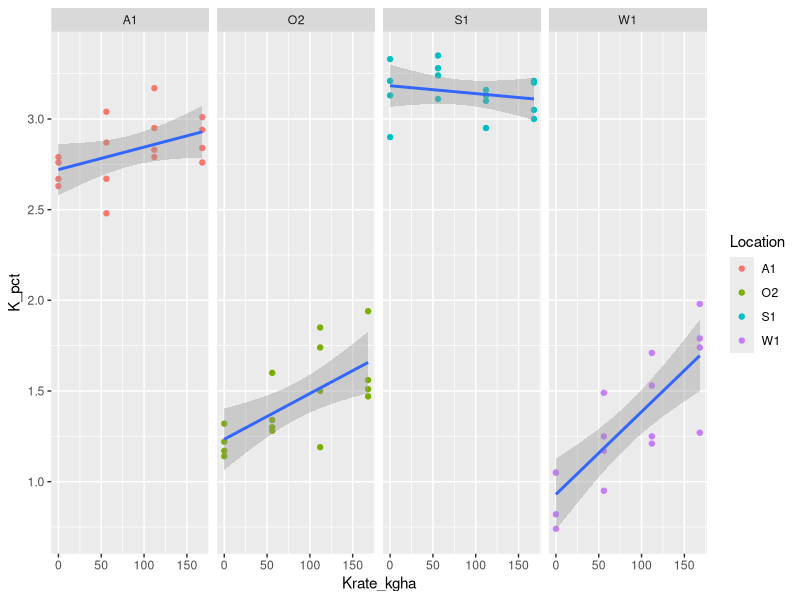
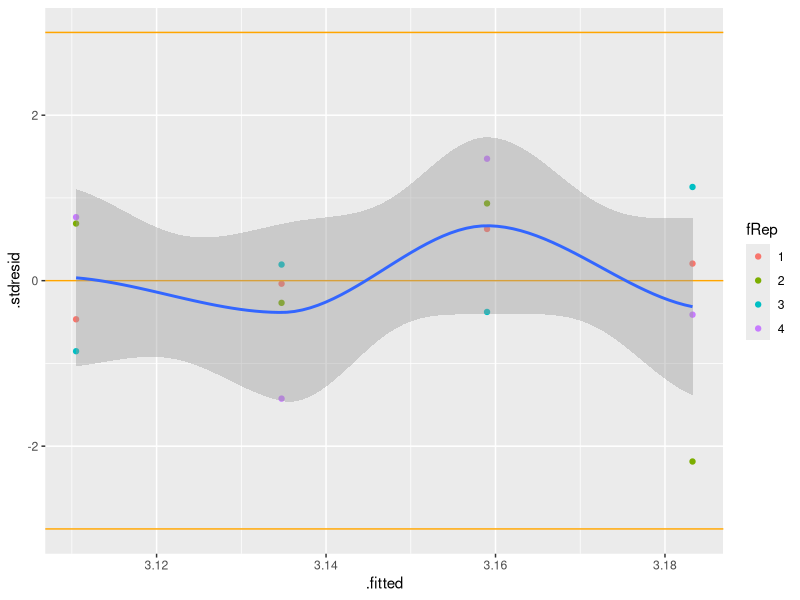
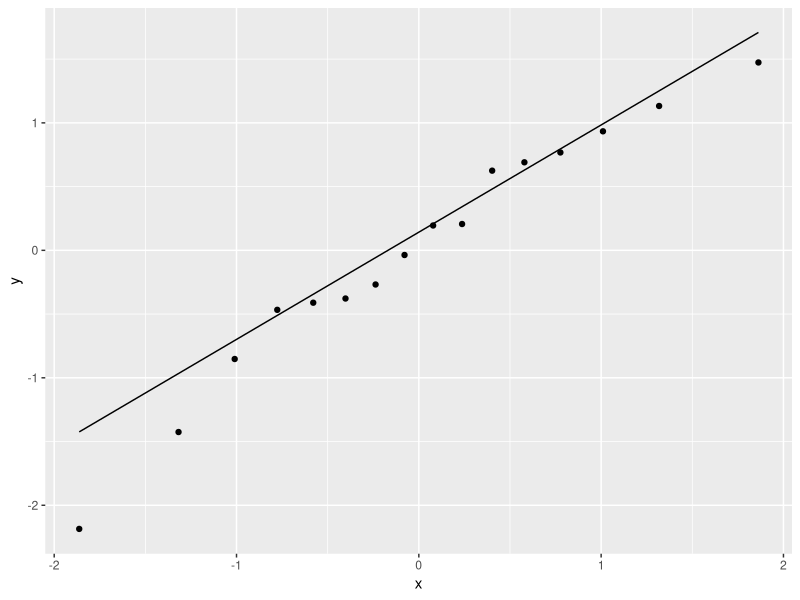
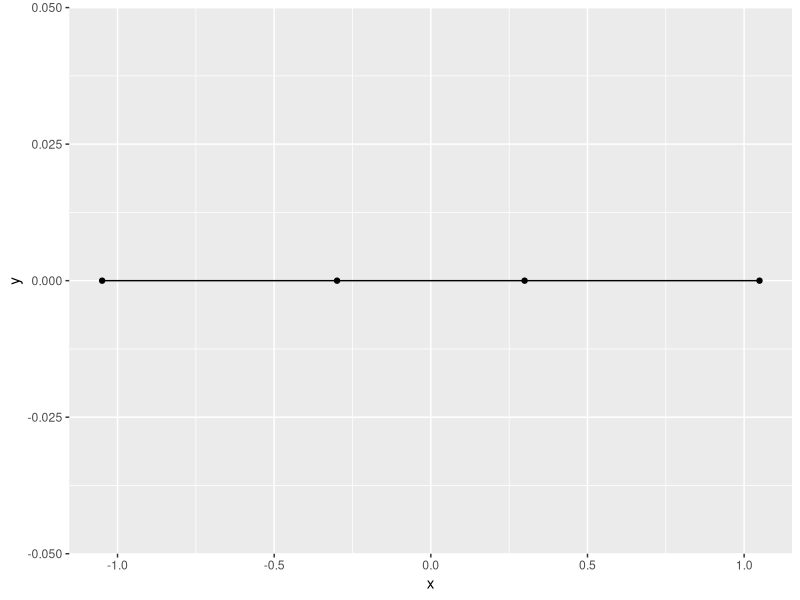
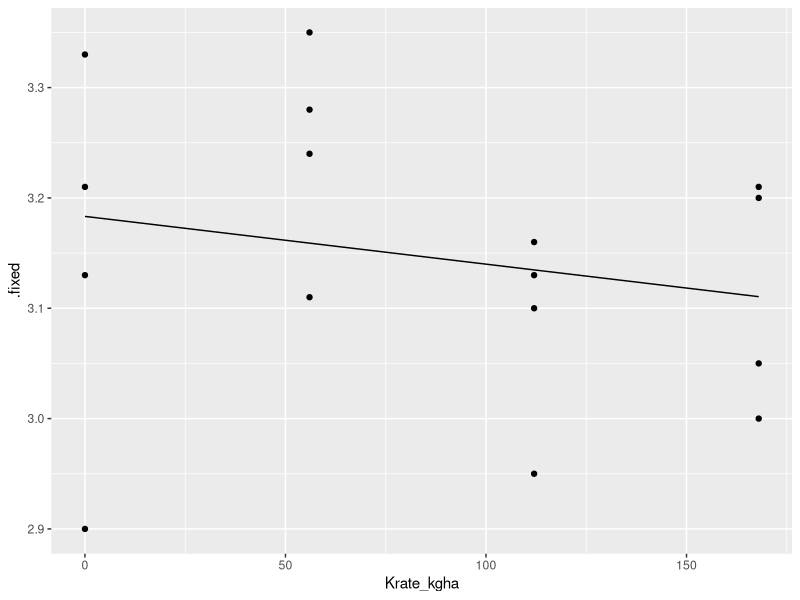
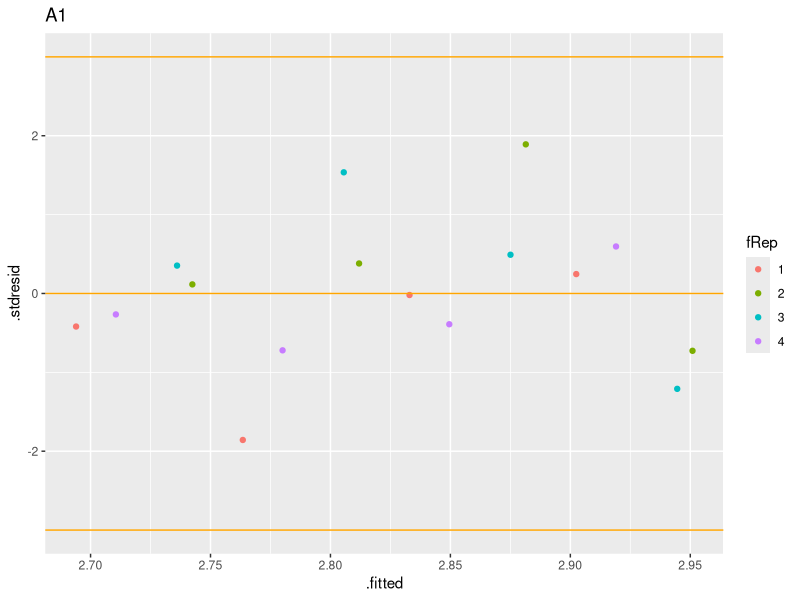
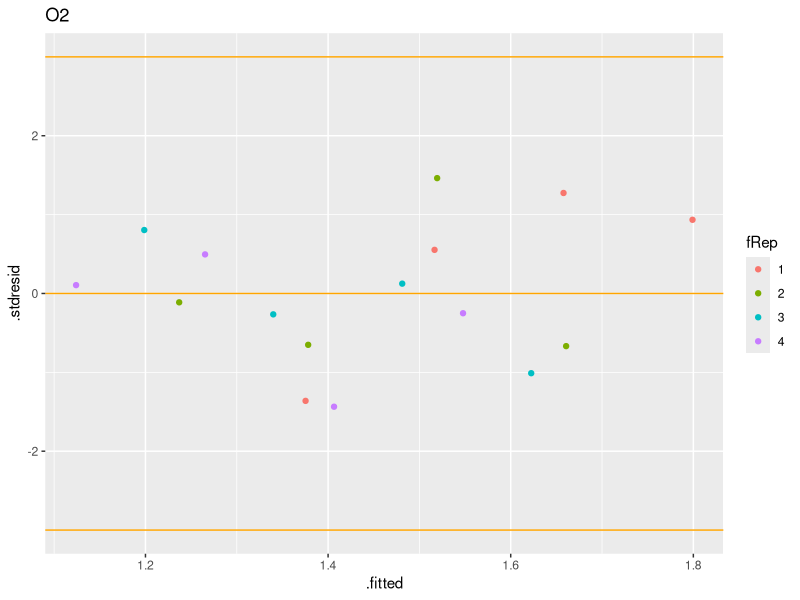
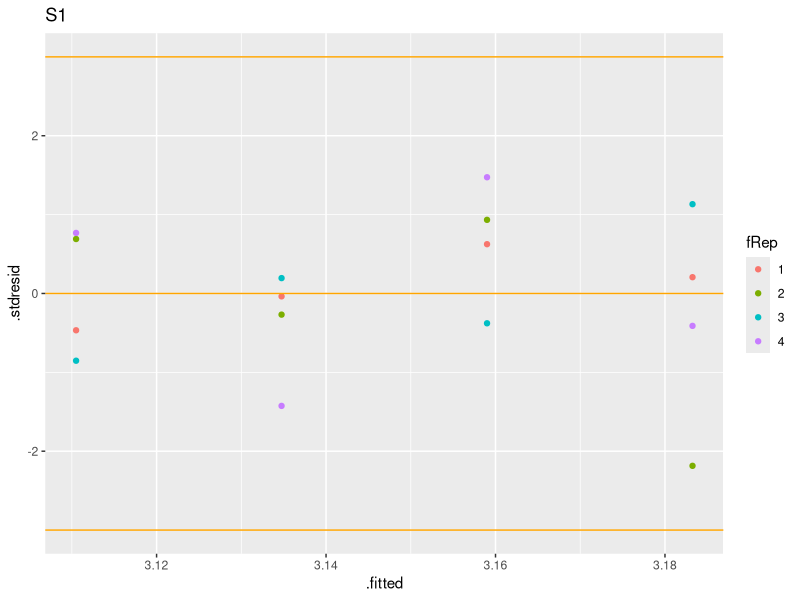

Generate these figures, in order, with R: (Note: this script raises an error after producing the figures.)
## ---- chunk 1
# Loading packages (everytime you open R)
library(tidyverse) # plotting and wrangling functions
library(readxl) # to read data from an excel file
library(lme4) # for mixed models
library(car) # Anova
library(broom.mixed) # model diagnostics
library(emmeans) # Anova means
library(multcomp) # pairwise comparisons
library(ggthemes) # ggplot customization

## ---- chunk 2
soyk_w<- read_excel("../data/SoybeanWorkshopProcessed.xlsx", sheet=1)

# Checking first rows
soyk_w

## ---- chunk 3
ggplot(soyk_w, aes(x=Krate_kgha, y=K_pct))+
  geom_point(aes(color=Location))+
  geom_smooth(method="lm")+
  facet_grid(.~Location)

## ---- chunk 4
# Creating Krate as categorical (factor)
soyk_w<- soyk_w %>%
  mutate(fKrate_kgha=factor(Krate_kgha),
         fRep=factor(Rep),
         Location=factor(Location)) %>%
  filter(Location!="W1" | fRep!="1")

soyk_w

# Extracting only one location (S1)
soyk_w_S1<- soyk_w %>%
  filter(Location=="S1")

soyk_w_S1

## ---- chunk 5
options(contrasts = c("contr.sum", "contr.poly"))

soyk_reg_S1<- lmer(K_pct ~ (1|fRep) +
                     Krate_kgha,
                   data=soyk_w_S1)

## ---- chunk 6
summary(soyk_reg_S1)
## ---- chunk 7
Anova(soyk_reg_S1, type=3)
## ---- chunk 8
soyk_reg_aug_S1<-augment(soyk_reg_S1)

soyk_reg_aug_S1$.stdresid<- resid(soyk_reg_S1, type="pearson", scaled=T)

## ---- chunk 9
ggplot(soyk_reg_aug_S1, aes(x=.fitted, y=.stdresid))+
  geom_point(aes(color=fRep))+
  geom_hline(yintercept = c(-3,0,3), color="orange")+
  geom_smooth()

## ---- chunk 10
ggplot(soyk_reg_aug_S1, aes(sample=.stdresid))+
  stat_qq()+
  stat_qq_line()
## ---- chunk 11
randeff_Rep_A1<- ranef(soyk_reg_S1)[[1]]

ggplot(randeff_Rep_A1, aes(sample=`(Intercept)`))+
  stat_qq()+
  stat_qq_line()

## ---- chunk 12
soyk_reg_means_S1<- emmeans(soyk_reg_S1,
                            ~Krate_kgha)

soyk_reg_means_S1

## ---- chunk 13
soyk_reg_aug_S1 %>%
  ggplot(aes(y=.fixed, x=Krate_kgha))+
  geom_line()+
  geom_point(aes(y=K_pct))
## ---- chunk 14

soyk_reg_all <- soyk_w %>%
  group_by(Location) %>%
  nest() %>%
  # Fitting RCBD model
  mutate(mod=map(data,
                 ~lmer(K_pct ~ 
                         (1|fRep) + 
                         Krate_kgha,
                       data=.x))) %>%
  # Anova 
  mutate(Anova=map(mod,
                   ~Anova(.x, type=3))) %>%
  # Augmenting (for diagnostics and predictions)
  mutate(aug=map(mod,
                 ~augment(.x))) %>%
  # Adding standardized residuals 
  mutate(augstd=map2(aug,mod,
                    ~mutate(.data=.x, 
                            .stdresid=resid(.y,
                           type="pearson",
                           scaled=T)))) %>%
  # Checking residuals 
  mutate(diag1=map2(augstd,Location,
                   ~ggplot(data=.x, aes(x=.fitted, y=.stdresid))+
                     geom_point(aes(color=fRep))+
                     geom_hline(yintercept = c(-3,0,3), color="orange")+
                     labs(title=paste0(.y))
  ))

## ---- chunk 15
soyk_reg_all$Anova
## ---- chunk 16
soyk_reg_all$diag1
## ---- chunk 17
soyk_reg_all %>%
  unnest(augstd) %>%
  ggplot(aes(x=Krate_kgha, y=K_pct, color=Location))+
  geom_point(aes(shape=Location), size=2, alpha=.6)+
  #facet_wrap(.~Location)+
  geom_line(aes(y=.fixed, linetype=Location), size=1)+
  labs(x="K Rate (kg K2O/ha)", y="Plant K (%)")+
  theme_solarized_2()+
  scale_color_tableau()+
  theme(legend.position = "bottom")+
  ggsave("../output/Regression.png", width = 5, height = 4)
